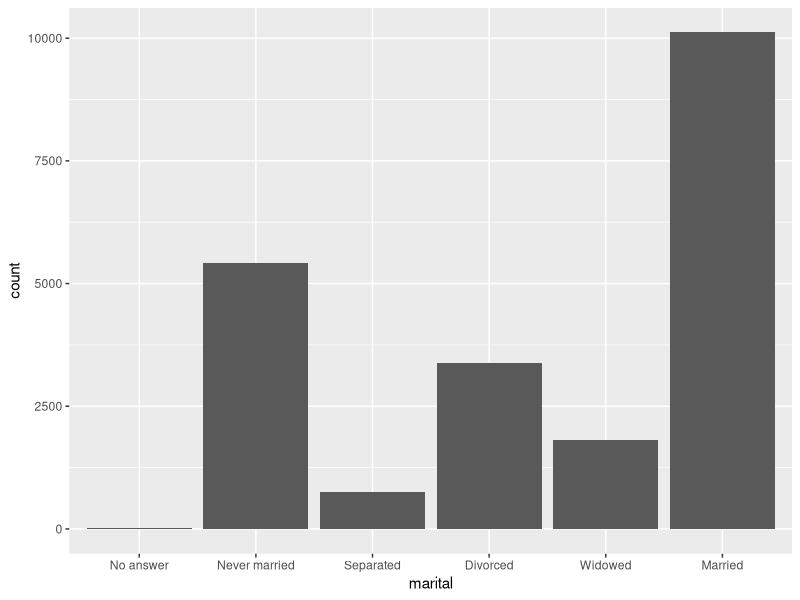
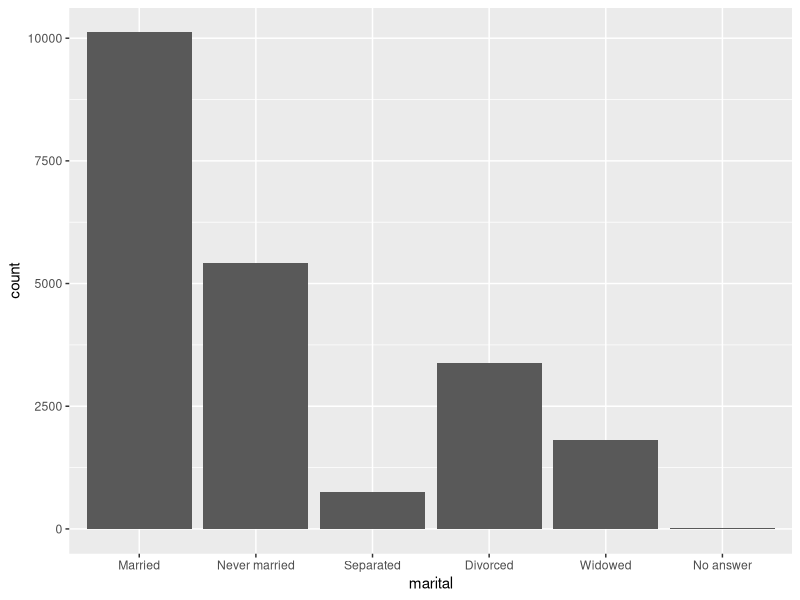
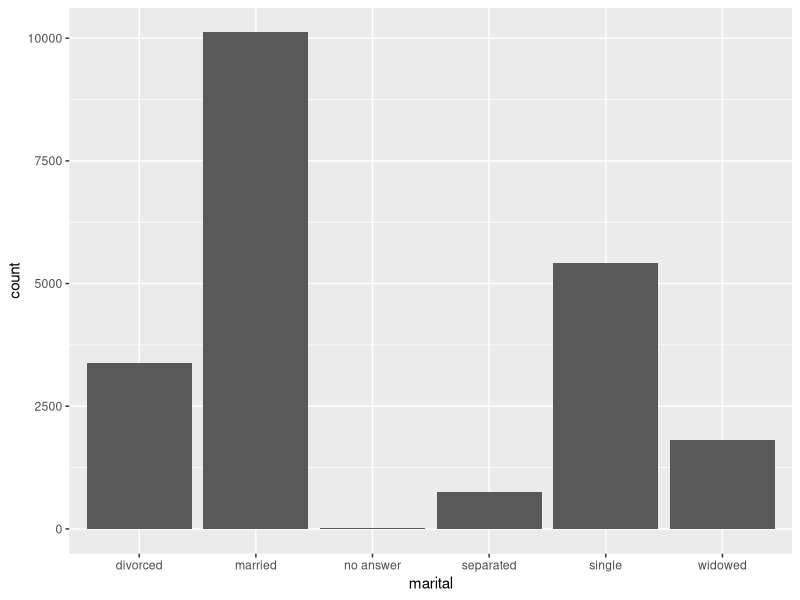
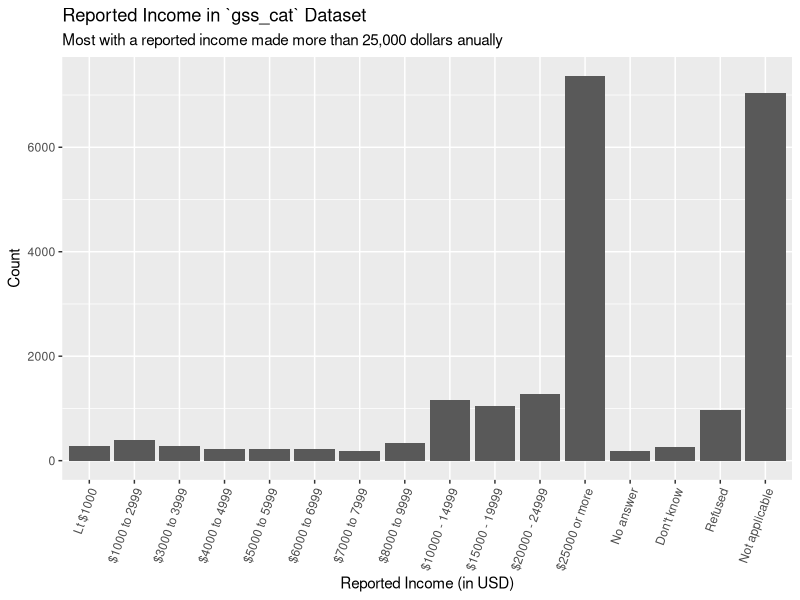
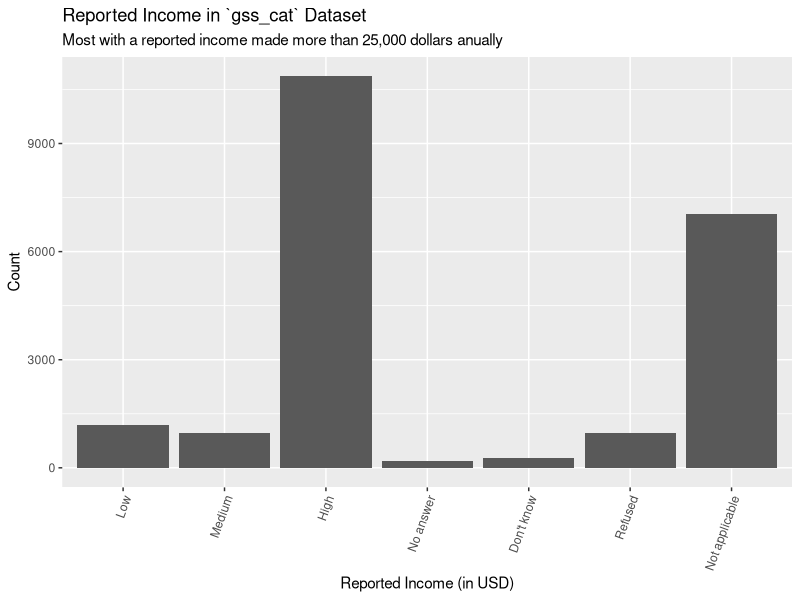

Here is the R script that generated these plots, in order:
## ---- chunk 1
#| label: load-pkgs
#| code-fold: false

# Loading package(s)
library(tidyverse)
library(forcats)

## ---- chunk 2
#| label: ex 01

gss_clean <- gss_cat |> 
  mutate(
    marital = factor(marital,
                     levels = c("Married", "Never married", "Separated", 
                                "Divorced", "Widowed", "No answer"))
  )

gss_cat |> 
  ggplot(aes(x = marital)) +
  geom_bar()

gss_clean |> 
  ggplot(aes(x = marital)) +
  geom_bar()

## ---- chunk 3
#| label: ex 02

gss_clean |> 
  mutate(
    marital = recode(marital, "Never married" = "single"),
    marital = tolower(marital)) |> 
  ggplot(aes(x = marital)) +
  geom_bar()

## ---- chunk 4
#| label: exercise 3

gss_clean <- gss_clean |> 
  mutate(
    race = factor(race, levels = c("Not applicable",
                           "Black",
                           "White",
                           "Hispanic",
                           "Asian",
                           "American Indian")
    )
  )

levels(gss_clean$race)
## ---- chunk 5
#| label: ex 05

rincome_reordered <- c("Lt $1000", "$1000 to 2999", "$3000 to 3999", "$4000 to 4999",
                       "$5000 to 5999", "$6000 to 6999", "$7000 to 7999", "$8000 to 9999",
                       "$10000 - 14999", "$15000 - 19999", "$20000 - 24999", "$25000 or more",
                       "No answer", "Don't know", "Refused", "Not applicable")

gss_clean |> 
  mutate(
    rincome = factor(rincome, 
                     levels = rincome_reordered)
  ) |> 
  ggplot(aes(x = ordered(rincome))) +
  geom_bar() +
  theme(axis.text.x = element_text(angle = 70, hjust = 1)) +
  labs(
    title = "Reported Income in `gss_cat` Dataset",
    subtitle = "Most with a reported income made more than 25,000 dollars anually",
    x = "Reported Income (in USD)",
    y = "Count"
  )
## ---- chunk 6
#| label: ex 06

gss_clean$year <- as.integer(gss_clean$year)

is.integer(gss_clean$year)

## ---- chunk 7
#| label: ex 07

rincome_collapsed <- c("Low", "Low", "Low", "Low",
                       "Medium", "Medium", "Medium", "Medium",
                       "High", "High", "High", "High",
                       "No answer", "Don't know", "Refused", "Not applicable")

gss_clean |> 
  mutate(
    rincome = factor(rincome, 
      levels = c("Lt $1000", "$1000 to 2999", "$3000 to 3999", "$4000 to 4999",
                  "$5000 to 5999", "$6000 to 6999", "$7000 to 7999", "$8000 to 9999",
                  "$10000 - 14999", "$15000 - 19999", "$20000 - 24999", "$25000 or more",
                  "No answer", "Don't know", "Refused", "Not applicable"),
      labels = rincome_collapsed
    )
  ) |> 
ggplot(aes(x = ordered(rincome))) +
  geom_bar() +
  theme(axis.text.x = element_text(angle = 70, hjust = 1)) +
  labs(
    title = "Reported Income in `gss_cat` Dataset",
    subtitle = "Most with a reported income made more than 25,000 dollars anually",
    x = "Reported Income (in USD)",
    y = "Count"
  )

